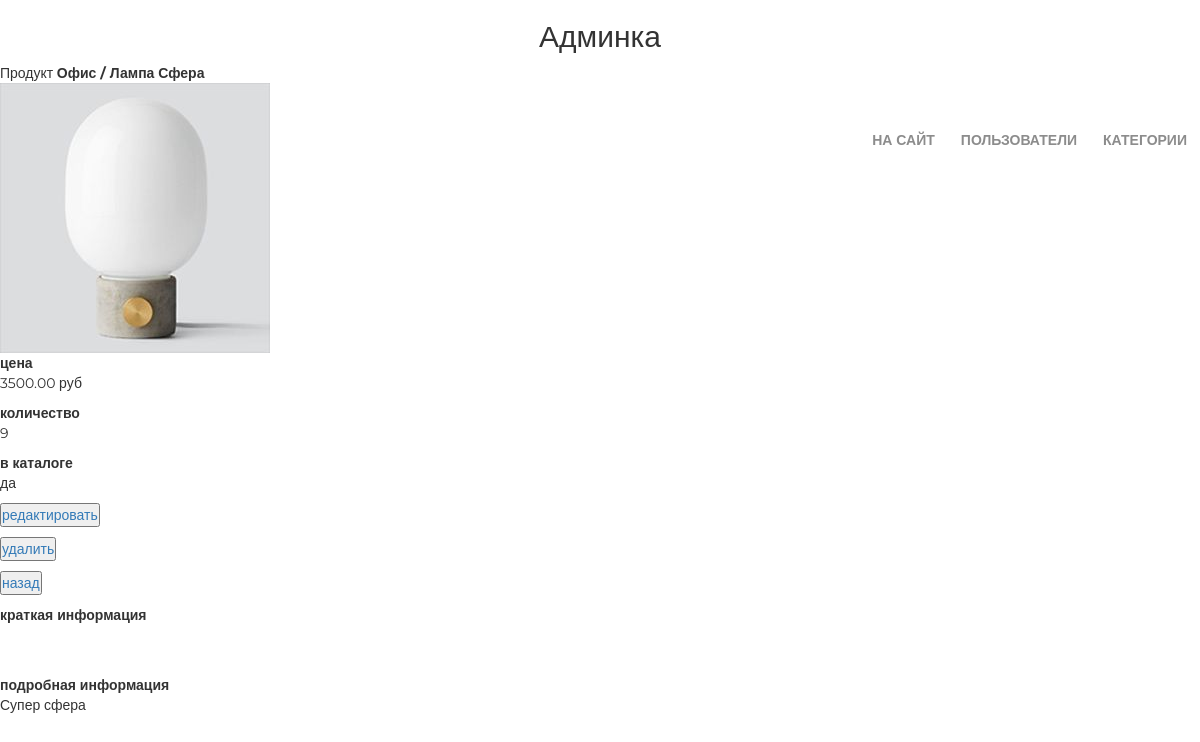
Screenshot of /admin_staff/products/read/1/ (signed in) with the database file from the repository.
### mainapp/models.py (models this page shows, shortened)
class Product(models.Model):
    category = models.ForeignKey(ProductCategory, on_delete=models.CASCADE)
    name = models.CharField(verbose_name="имя", max_length=100)
    price = models.DecimalField(
        verbose_name="цена", max_digits=7, decimal_places=2, default=0
    )
    color = models.TextField(verbose_name="цвет", blank=True)
    description = models.TextField(verbose_name="описание", blank=True)
    image = models.ImageField(verbose_name="картинка", blank=True, upload_to="products")
    quantity = models.PositiveIntegerField(verbose_name="количество", default=0)
    is_active = models.BooleanField(verbose_name="активен", default=True)

class ProductCategory(models.Model):
    name = models.CharField(verbose_name="имя", max_length=100)
    description = models.TextField(verbose_name="описание", blank=True)
    is_active = models.BooleanField(verbose_name="активна", default=True)

### adminapp/views/product.py (the view)
class ProductDetailView(DetailView):
    model = Product
    template_name = "adminapp/product/read.html"
    @method_decorator(superuser_required)
    def dispatch(self, request, *args, **kwargs):
        return super().dispatch(request, *args, **kwargs)

### adminapp/templatetags/my_filter.py (called while the page is built)
@register.filter(name="admin_title")
def sample_text(string):
    return f"Aдминка {string}"

### mainapp/context_processors.py (called while the page is built)
def menu_links(request):
    return {
        "menu_links": [
            {"url": "main", "active": ["main"], "name": "домой"},
            {
                "url": "products:all",
                "active": ["products:all", "products:category"],
                "name": "продукты",
            },
            {"url": "contact", "active": ["contact"], "name": "контакты"},
        ]
    }

### adminapp/templates/adminapp/product/read.html
{% extends 'adminapp/base.html' %}
{% load static %}
{% block content %}
<div class="product_read">
    <div class="product_name">
        Продукт <strong>{{ object.category.name|title }} / {{ object.name|title }}</strong>
    </div>
    <img src="/media/{{ object.image|default:'products_images/default.jpg' }}" alt="{{ object.name }}">
    <div class="summary">
        <b>цена</b>
        <p>{{ object.price }} руб</p>
        <b>количество</b>
        <p>{{ object.quantity }}</p>
        <b>в каталоге</b>
        <p>{% if object.is_active %}
                да
            {% else %}
            нет
            {% endif %}</p>
        <p>
            <button>
                <a href={% url 'admin:product_update' object.pk %}>редактировать</a>
            </button>
        </p>
        <p>
            <button>
                <a href={% url 'admin:product_delete' object.pk %}>удалить</a>
            </button>
        </p>
        <p>
            <button>
                <a href={% url 'admin:products' object.category.pk %}>назад</a>
            </button>
        </p>
    </div>
    <div class="product_desc">
        <b>краткая информация</b>
        <p>{{ object.short_desc }}</p><br><br>
        <b>подробная информация</b>
        <p>{{ object.description }}</p>
    </div>
</div>
{% endblock content %}

### static/css/style.css (style rules this page uses)
* { margin: 0; padding: 0; }
body { font-family: 'Montserrat', sans-serif; }
html, body { height: 100%; }

### rows the page displays
Product: category.name "Офис", name "Лампа Сфера", image (picture), price "3500.00", quantity "9", description "Супер сфера"
